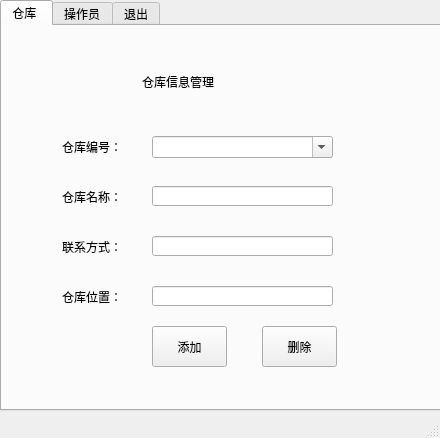
<?xml version="1.0" encoding="UTF-8"?>
<ui version="4.0">
 <class>su_oper</class>
 <widget class="QMainWindow" name="su_oper">
  <property name="geometry">
   <rect>
    <x>0</x>
    <y>0</y>
    <width>440</width>
    <height>438</height>
   </rect>
  </property>
  <property name="windowTitle">
   <string> 超级管理员</string>
  </property>
  <widget class="QWidget" name="centralwidget">
   <widget class="QTabWidget" name="tabWidget">
    <property name="geometry">
     <rect>
      <x>0</x>
      <y>0</y>
      <width>441</width>
      <height>411</height>
     </rect>
    </property>
    <property name="styleSheet">
     <string notr="true">font: 11pt &quot;微软雅黑&quot;;</string>
    </property>
    <property name="currentIndex">
     <number>0</number>
    </property>
    <widget class="QWidget" name="widget">
     <attribute name="title">
      <string>仓库 </string>
     </attribute>
     <widget class="QLabel" name="label_5">
      <property name="geometry">
       <rect>
        <x>140</x>
        <y>20</y>
        <width>201</width>
        <height>71</height>
       </rect>
      </property>
      <property name="styleSheet">
       <string notr="true">font: 22pt &quot;微软雅黑&quot;;</string>
      </property>
      <property name="text">
       <string>仓库信息管理</string>
      </property>
     </widget>
     <widget class="QPushButton" name="stor_dele">
      <property name="geometry">
       <rect>
        <x>260</x>
        <y>300</y>
        <width>75</width>
        <height>41</height>
       </rect>
      </property>
      <property name="text">
       <string>删除</string>
      </property>
     </widget>
     <widget class="QPushButton" name="stor_add">
      <property name="geometry">
       <rect>
        <x>150</x>
        <y>300</y>
        <width>75</width>
        <height>41</height>
       </rect>
      </property>
      <property name="text">
       <string>添加</string>
      </property>
     </widget>
     <widget class="QLineEdit" name="phone_num">
      <property name="geometry">
       <rect>
        <x>150</x>
        <y>210</y>
        <width>181</width>
        <height>20</height>
       </rect>
      </property>
      <property name="text">
       <string/>
      </property>
     </widget>
     <widget class="QLabel" name="label_20">
      <property name="geometry">
       <rect>
        <x>60</x>
        <y>110</y>
        <width>81</width>
        <height>21</height>
       </rect>
      </property>
      <property name="text">
       <string>仓库编号：</string>
      </property>
     </widget>
     <widget class="QLabel" name="label_18">
      <property name="geometry">
       <rect>
        <x>60</x>
        <y>260</y>
        <width>81</width>
        <height>21</height>
       </rect>
      </property>
      <property name="text">
       <string>仓库位置：</string>
      </property>
     </widget>
     <widget class="QComboBox" name="stor_code">
      <property name="geometry">
       <rect>
        <x>150</x>
        <y>110</y>
        <width>181</width>
        <height>22</height>
       </rect>
      </property>
      <property name="editable">
       <bool>true</bool>
      </property>
     </widget>
     <widget class="QLineEdit" name="locate">
      <property name="geometry">
       <rect>
        <x>150</x>
        <y>260</y>
        <width>181</width>
        <height>20</height>
       </rect>
      </property>
      <property name="text">
       <string/>
      </property>
     </widget>
     <widget class="QLabel" name="label_15">
      <property name="geometry">
       <rect>
        <x>60</x>
        <y>160</y>
        <width>81</width>
        <height>21</height>
       </rect>
      </property>
      <property name="text">
       <string>仓库名称：</string>
      </property>
     </widget>
     <widget class="QLabel" name="label_19">
      <property name="geometry">
       <rect>
        <x>60</x>
        <y>210</y>
        <width>81</width>
        <height>21</height>
       </rect>
      </property>
      <property name="text">
       <string>联系方式：</string>
      </property>
     </widget>
     <widget class="QLineEdit" name="stor_name">
      <property name="geometry">
       <rect>
        <x>150</x>
        <y>160</y>
        <width>181</width>
        <height>20</height>
       </rect>
      </property>
      <property name="text">
       <string/>
      </property>
     </widget>
    </widget>
    <widget class="QWidget" name="widget_2">
     <attribute name="title">
      <string>操作员</string>
     </attribute>
     <widget class="QPushButton" name="op_dele">
      <property name="geometry">
       <rect>
        <x>260</x>
        <y>300</y>
        <width>75</width>
        <height>41</height>
       </rect>
      </property>
      <property name="text">
       <string>删除</string>
      </property>
     </widget>
     <widget class="QComboBox" name="stor_code_2">
      <property name="geometry">
       <rect>
        <x>150</x>
        <y>110</y>
        <width>181</width>
        <height>22</height>
       </rect>
      </property>
      <property name="editable">
       <bool>false</bool>
      </property>
     </widget>
     <widget class="QLineEdit" name="op_passwd">
      <property name="geometry">
       <rect>
        <x>150</x>
        <y>210</y>
        <width>181</width>
        <height>20</height>
       </rect>
      </property>
      <property name="echoMode">
       <enum>QLineEdit::PasswordEchoOnEdit</enum>
      </property>
     </widget>
     <widget class="QPushButton" name="op_add">
      <property name="geometry">
       <rect>
        <x>150</x>
        <y>300</y>
        <width>75</width>
        <height>41</height>
       </rect>
      </property>
      <property name="text">
       <string>添加</string>
      </property>
     </widget>
     <widget class="QLabel" name="label_9">
      <property name="geometry">
       <rect>
        <x>60</x>
        <y>110</y>
        <width>81</width>
        <height>21</height>
       </rect>
      </property>
      <property name="text">
       <string>仓库编号：</string>
      </property>
     </widget>
     <widget class="QLabel" name="label_10">
      <property name="geometry">
       <rect>
        <x>60</x>
        <y>260</y>
        <width>81</width>
        <height>21</height>
       </rect>
      </property>
      <property name="text">
       <string>确认密码：</string>
      </property>
     </widget>
     <widget class="QLineEdit" name="op_code">
      <property name="geometry">
       <rect>
        <x>150</x>
        <y>160</y>
        <width>181</width>
        <height>20</height>
       </rect>
      </property>
     </widget>
     <widget class="QLabel" name="label_8">
      <property name="geometry">
       <rect>
        <x>60</x>
        <y>210</y>
        <width>81</width>
        <height>21</height>
       </rect>
      </property>
      <property name="text">
       <string>输入密码：</string>
      </property>
     </widget>
     <widget class="QLabel" name="label_7">
      <property name="geometry">
       <rect>
        <x>60</x>
        <y>160</y>
        <width>81</width>
        <height>21</height>
       </rect>
      </property>
      <property name="text">
       <string>操作编号：</string>
      </property>
     </widget>
     <widget class="QLabel" name="label">
      <property name="geometry">
       <rect>
        <x>130</x>
        <y>30</y>
        <width>211</width>
        <height>51</height>
       </rect>
      </property>
      <property name="styleSheet">
       <string notr="true">font: 22pt &quot;微软雅黑&quot;;</string>
      </property>
      <property name="text">
       <string>操作员信息管理</string>
      </property>
     </widget>
     <widget class="QLineEdit" name="con_passwd">
      <property name="geometry">
       <rect>
        <x>150</x>
        <y>260</y>
        <width>181</width>
        <height>20</height>
       </rect>
      </property>
      <property name="echoMode">
       <enum>QLineEdit::PasswordEchoOnEdit</enum>
      </property>
     </widget>
    </widget>
    <widget class="QWidget" name="tab">
     <attribute name="title">
      <string>退出</string>
     </attribute>
    </widget>
   </widget>
  </widget>
  <widget class="QMenuBar" name="menubar">
   <property name="geometry">
    <rect>
     <x>0</x>
     <y>0</y>
     <width>440</width>
     <height>23</height>
    </rect>
   </property>
  </widget>
  <widget class="QStatusBar" name="statusbar"/>
 </widget>
 <resources/>
 <connections/>
</ui>
